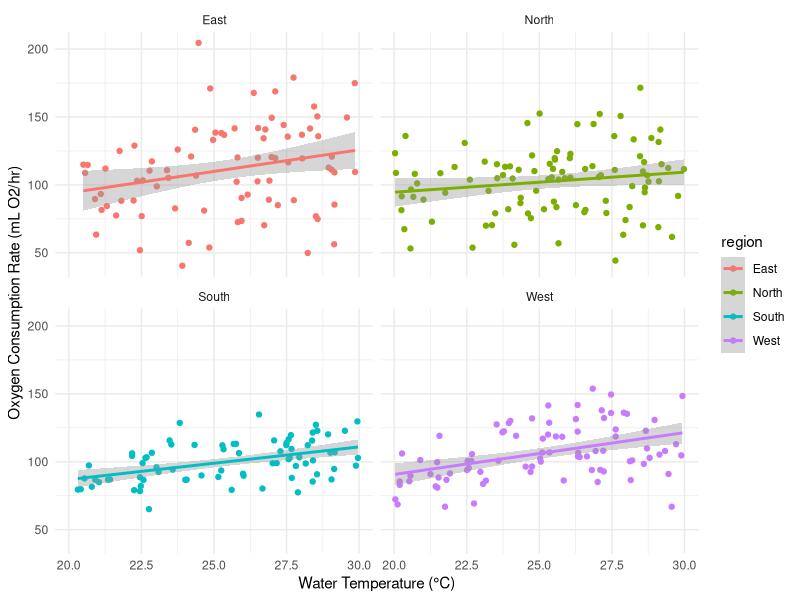
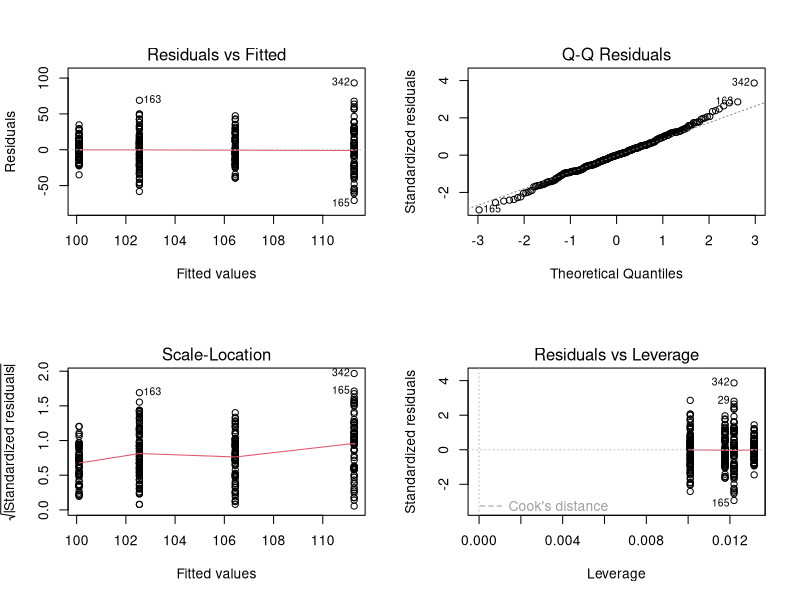

R code for these plots, in order: (Note: this script raises an error after producing the figures.)
# Quiz data for 2nd quiz:

# Set seed for reproducibility
set.seed(2024)

# Number of observations
n <- 342

# Categorical predictor: Region (with 4 levels)
region <- factor(sample(c("North", "South", "East", "West"), n, replace = TRUE))

# Continuous predictor: Water temperature (ranging between 20 and 30 degrees Celsius)
water_temp <- runif(n, 20, 30)

# Define the true relationship between temperature and oxygen consumption rate, differing by region
# Mean oxygen consumption rate (in mL O2/hr) for each region
mean_oxygen_consumption <- c(North = 50, South = 45, East = 55, West = 48)

# Residual variance based on region (heteroscedasticity)
residual_var <- c(North = 5, South = 3, East = 7, West = 4)

# Simulate oxygen consumption rate with different means per region and dependence on water temperature
oxygen_consumption <- sapply(1:n, function(i) {
  region_effect <- mean_oxygen_consumption[as.character(region[i])]
  temp_effect <- 2.2 * water_temp[i]  # a stronger effect of water temperature
  error_sd <- residual_var[as.character(region[i])] * (1 + 0.15 * water_temp[i]) # heteroscedastic error
  rnorm(1, mean = region_effect + temp_effect, sd = error_sd)
})

# Create the dataset
marine_data <- data.frame(
  oxygen_consumption = oxygen_consumption,
  region = region,
  water_temp = water_temp
)

marine_data$oxygen_consumption <- round(marine_data$oxygen_consumption, digits = 1)
marine_data$water_temp <- round(marine_data$water_temp, digits = 2)

# Take a look at the dataset
head(marine_data)

# Visualize the dataset
library(ggplot2)
ggplot(marine_data, aes(x = water_temp, y = oxygen_consumption, color = region)) +
  geom_point() +
  theme_minimal() +
  geom_smooth(method = "lm") +
  labs(x = "Water Temperature (°C)",
       y = "Oxygen Consumption Rate (mL O2/hr)") +
  facet_wrap(~region)
head(marine_data)

m1 <- lm(oxygen_consumption ~ region, data = marine_data)
par(mfrow = c(2,2))
plot(m1)
write.table(marine_data, "H:/003 - Teaching/006-BI3010/Quizzes/Q2/sea_turtles.txt", row.names = FALSE)
